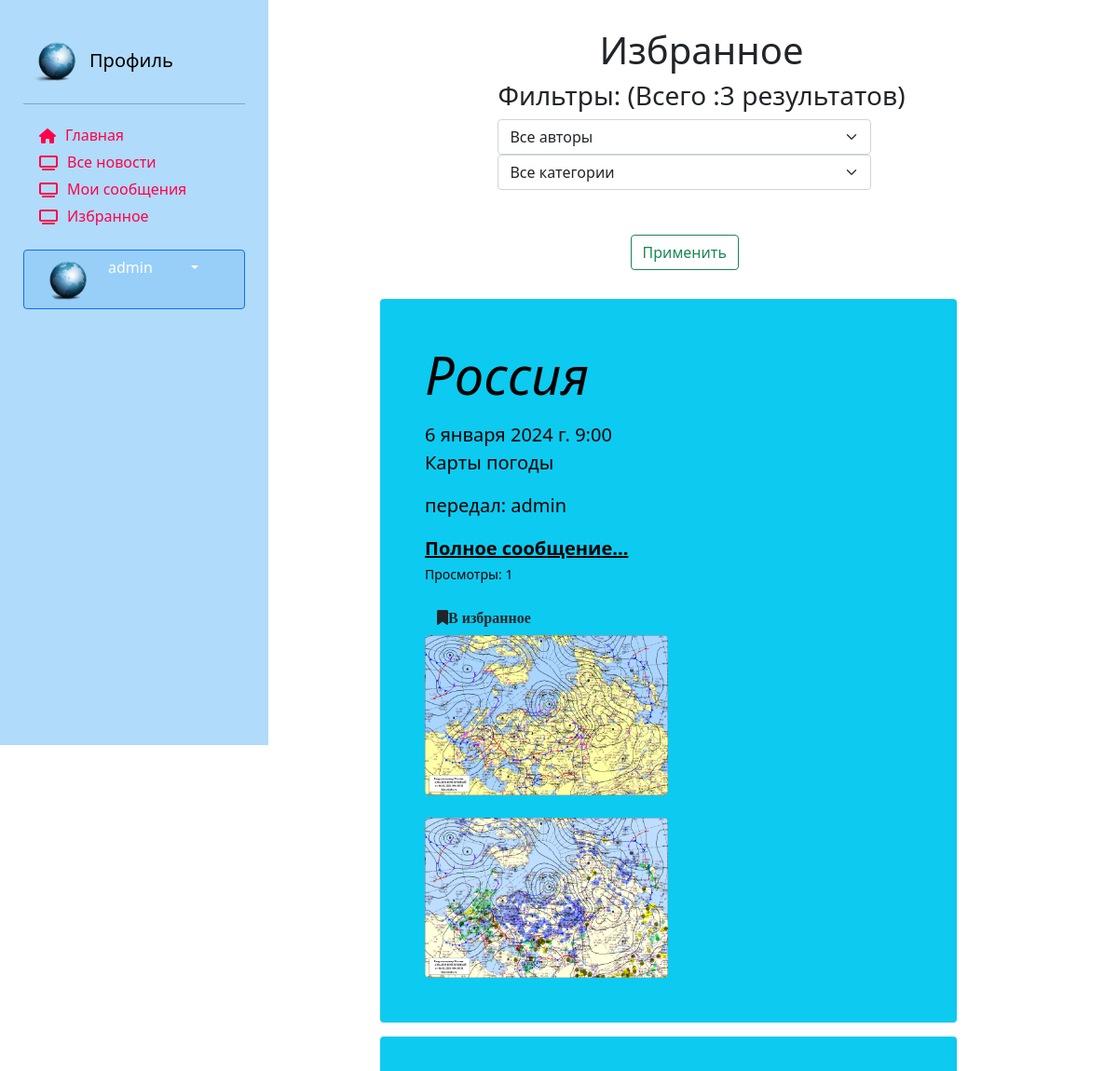
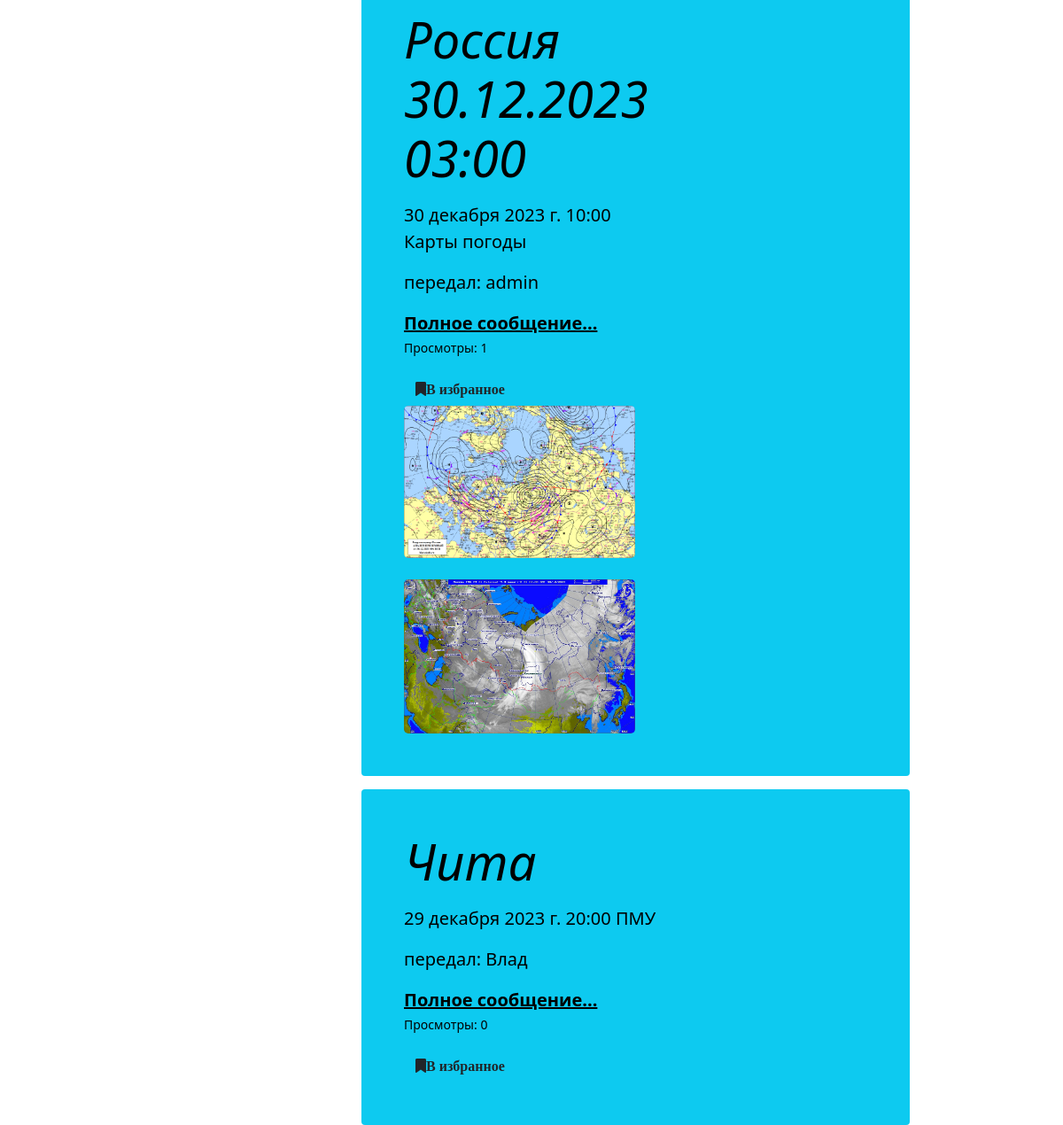
The page /users/my_favorites (signed in) on the database its author committed (2 pictures, top to bottom).
### users/models.py (models this page shows, shortened)
class Account(models.Model):
    post_choices = (('N/A', 'Not answered'),
                    ('НМтС', 'Начальник метеослужбы'),
                    ('НС', 'Начальник смены'),
                    ('ИС', 'Инженер-синоптик'),
                    ('МН', 'Метеонаблюдатель'))
    user = models.OneToOneField(User, on_delete=models.CASCADE,
                                primary_key=True)
    nickname = models.CharField(max_length=100)
    birthdate = models.DateField(null=True)
    post = models.CharField(choices=post_choices, max_length=20, null=True)
    point = models.CharField(max_length=25, null=True)
    account_image = models.ImageField(default='default.jpg',
                                      upload_to='account_images')
    address = models.CharField(max_length=100, null=True)
    phone = models.CharField(max_length=100, null=True)
    telegram = models.CharField(max_length=100, null=True)
    class Meta:
        ordering = ['user', 'point']
        verbose_name = 'Профиль'
        verbose_name_plural = 'Профили'

### news/models.py (models this page shows, shortened)
class Article(models.Model):
    categories = (('ФП', 'Фактическая погода'),
                  ('ПП', 'Прогноз погоды'),
                  ('ШО', 'Штормовое оповещение'),
                  ('ШП', 'Штормовое предупреждение'),
                  ('КП', 'Карты погоды'))
    author = models.ForeignKey(User, on_delete=models.SET_NULL, null=True, verbose_name='Автор')
    title = models.CharField('Пункт', max_length=50, default='')
    category = models.CharField(choices=categories, max_length=25, verbose_name='Категория сообщения')
    anouncement = models.TextField('Анонс', max_length=250)
    text = models.TextField('Текст сообщения',
                            validators=[MinLengthValidator(20, 'the field must contain at least 20 characters')])
    date = models.DateTimeField('Дата наблюдения', auto_created=True)
    tags = models.ManyToManyField(to=Tag, blank=True, verbose_name='Явления')
    slug = models.SlugField()
    def get_views(self):
        return self.views.count()
    class Meta:
        ordering = ['-date', 'title']
        verbose_name = 'Сообщение'
        verbose_name_plural ='Сообщения'

class Image(models.Model):
    article = models.ForeignKey(Article, on_delete=models.CASCADE)
    title = models.CharField(max_length=50, blank=True)
    image = models.ImageField(upload_to='article_images/%Y/%m/%d/',null=True,blank=True)

### users/views.py (the view)
# urls.py: path('my_favorites', views.my_favorites, name='my_favorites'),
def my_favorites(request):
    categories = Article.categories  # создали перечень категорий
    author_list = User.objects.all()
    bookmarks_news = FavoriteArticle.objects.filter(user=request.user.id).values('article_id')
    articles = Article.objects.filter(id__in=bookmarks_news)
    if request.method == "POST":
        selected_author = int(request.POST.get('author_filter'))
        selected_category = int(request.POST.get('category_filter'))
        request.session['selected_author'] = selected_author
        request.session['selected_category'] = selected_category
        if selected_author == 0:  # выбраны все авторы
            articles = articles.all().order_by('-date')
        else:
            articles = articles.filter(author=selected_author)
        if selected_category != 0:  # фильтруем найденные по авторам результаты по категориям
            articles = articles.filter(category__icontains=categories[selected_category - 1][0])
    else:  # если страница открывется
        selected_author = request.session.get('selected_author')
        print(selected_author)
        if selected_author != None and selected_author != 0:  # если не пустое - находим нужные новости
            articles = articles.filter(author=selected_author)
        selected_category = request.session.get('selected_category')
        print(selected_category)
        if selected_category != None and selected_category != 0:  # если не пустое - находим нужные ноновсти
            articles = articles.filter(category__icontains=categories[selected_category - 1][0])
    total = len(articles)
    p = Paginator(articles, 5)
    page_number = request.GET.get('page')
    page_obj = p.get_page(page_number)
    context = {'articles': page_obj, 'total': total, 'selected_author': selected_author,
               'categories': categories, 'selected_category': selected_category, 'author_list': author_list}
    return render(request,'users/my_favorites.html',context)

### users/templatetags/users_extras.py (called while the page is built)
@register.filter(name="has_group")
def has_group(user,group_name):
    return user.groups.filter(name=group_name).exists()

### users/templates/users/my_favorites.html (shortened to what this page needs)
{% extends 'main/base_template.html' %}
{% load static %}
{% load bootstrap5 %}
{% block sidebar %} {% include 'users/user_profile.html' %} {% endblock %}
{% block content %}
{% if articles|length  != 0 %}
<div class="row">
    <div class="text-center" style="margin-top:30px;">
        <h1>Избранное</h1>
    </div>
    <br>
    <div class="text-center">
        <label><h3> Фильтры: (Всего :{{ total }} результатов) </h3>
            <form method="post">
                <div class="form-group col-11">
                    <select class="form-select" name="author_filter">
                        <option value="0">Все авторы</option>
                    </select>
                    <select class="form-select" name="category_filter">
                        <option value="0">Все категории</option>
                    </select>
                    <br>
                    <br>
                    <input type="submit" class="btn btn-outline-success" value="Применить">
                </div>
            </form>
        </label>
    </div>
    <br>
    {% if total > 2 %}
    <div class="row">
        <nav aria-label="Page navigation example">
        </nav>
    </div>
    {% endif %}
    {% for article in articles %}
    <div class="single_news">
        <div class="p-4 p-md-5 text-black rounded bg-info">
            <div class="col-md-{% if article.image_set.all %}6{% else %}12 {% endif %} px-0">
                <h1 class="display-4 fst-italic"> {{ article.title }}</h1>
                <p class="lead my-3">{{ article.date }} {{ article.anouncement }}</p>
                <p class="lead my-3">передал: {{ article.author }} </p>
                <p class="lead mb-0"><a href="{% url 'news_detail' article.pk %}" class="text-black fw-bold">Полное
                    сообщение...</a></p>
                <p><small>Просмотры: {{ article.get_views }}</small></p>
                <a class="btn btn-succes" href="{% url 'favorites' article.pk %}"><i class="fa fa-bookmark">В избранное</i></a>
            </div>
            {% if article.image_set.all %}
                <div class="col-md-6 px-0">
                    <img src="{{ article.image_set.all.0.image.url }}"
                         style="width:100%; height:auto; border-radius:5px;">
                    <br>
                    <br>
                    <img src="{{ article.image_set.all.1.image.url }}"
                         style="width:100%; height:auto; border-radius:5px;">
                </div>
            {% endif %}
        </div>
    </div>
    {% endfor %}
</div>
{% endif %}
{% endblock %}

### users/templates/users/user_profile.html (shortened to what this page needs)
{% load bootstrap5 %}
{% load static %}
{% bootstrap_css %}
{% load users_extras %}
<link rel="stylesheet" href="{% static 'main/css/style.css' %}">
<link href="https://cdn.jsdelivr.net/npm/bootstrap@5.0.0/dist/css/bootstrap.min.css" rel="stylesheet" >
<aside>
    <a href="{% url 'profile' %}" class="d-flex align-items-center mb-3 mb-md-0 me-md-auto text-black text-decoration-none">
        <img  src="{% static 'main' %}/img/News_icon.png" width="40" height="50">
        <span class="fs-5 d-none d-lg-block responsive-title"> Профиль</span>
    </a>
    <hr>
        <ul class="nav nav-pills flex-column mb-auto">
              <li class="nav-item">
                  <a href="{% url 'home' %}" {% if request.path == 'home' %} class="link-active" aria-current="page" {% endif %}>
                        <i class="fa-solid fa-home menu-icon {% if request.resolver_match.view_name  == 'home' %} link-active {% endif %}" ></i>
                        <div class="d-none d-lg-block"> Главная</div>
                  </a>
              </li>
              <li class="nav-item">
                  <a href="{% url 'news_index' %}" {% if request.path == '/news/news_index' %} class="link-active" aria-current="page" {% endif %}>
                        <i class="fa-solid fa-tv menu-icon {% if request.resolver_match.view_name  == '/news_index/' %} link-active {% endif %}"></i>
                        <div class="d-none d-lg-block"> Все новости</div>
                  </a>
              </li>
              {% if request.user|has_group:"Authors" %}
              <li class="nav-item">
                  <a href="{% url 'my_news' %}" {% if request.path == '/my_news' %} class="link-active" aria-current="page" {% endif %}>
                        <i class="fa-solid fa-tv menu-icon {% if request.resolver_match.view_name  == '/my_news/' %} link-active {% endif %}"></i>
                        <div class="d-none d-lg-block"> Мои сообщения</div>
                  </a>
              </li>
              {% endif %}
              <li class="nav-item">
                  <a href="{% url 'my_favorites' %}" {% if request.path == '/users/my_favorites/' %} class="link-active" aria-current="page" {% endif %}>
                        <i class="fa-solid fa-tv menu-icon {% if request.resolver_match.view_name  == '/my_favorites/' %} link-active {% endif %}"></i>
                        <div class="d-none d-lg-block"> Избранное</div>
                  </a>
              </li>
        </ul>
    <br>
    {% if request.user.id %}
        <div class="dropdown flex-column mb-auto">
            <button class="btn btn-primary dropdown-toggle col-12" type="button" id="dropdownMenuButton1"
                    data-bs-toggle="dropdown" aria-expanded="false" style="background:#97CFF8;">
                <img src="{{ request.user.account.account_image.url }}" alt="" width="25" height="25"
                     class="rounded-circle me-2">
                <div class="d-none d-lg-block "> {{ request.user.username }}</div>
            </button>
        </div>
    {% endif %}
    <br>
</aside>

### main/static/main/css/style.css (style rules this page uses)
body { #background-color:#1abaff; }
aside { float: left; background: #97CFF8; */ width: 25%; padding: 1%; height: 100vh; color: black; }
a { text-decoration:none; color:black; }
aside img { padding: 0px 10px; width: auto; height: 50px; float: left; border-radius:5%; }
aside { padding: 35px 25px; background: #B1DBFA; width: 75%; }
aside a { color: #FF004C; outline: none; text-decoration: none; padding: 5px 1px; }
aside li { padding: 5px 17px 0; }
body .single_news { margin-top:15px; float: left; width: 90%; }
.d-lg-block { float: inline-start; white-space:nowrap; border-right: none; overflow-x:auto; }
.menu-icon { float: inline-start; padding: 5px 10px 0 0; border-right: 5px; }
@media (max-width: 1339.98px) { .responsive-title { white-space:normal; } }

### rows shown on the page
Article: title "Россия", date "6 января 2024 г. 9:00", anouncement "Карты погоды", author "admin", get_views "1", image_set.all.0.image (picture), image_set.all.1.image (picture)
Article: title "Россия 30.12.2023 03:00", date "30 декабря 2023 г. 10:00", anouncement "Карты погоды", author "admin", get_views "1", image_set.all.0.image (picture), image_set.all.1.image (picture)
Article: title "Чита", date "29 декабря 2023 г. 20:00", anouncement "ПМУ", author "Влад", get_views "0"

### other values the page prints
{{ request.user.username }} "admin"
{{ total }} "3"
